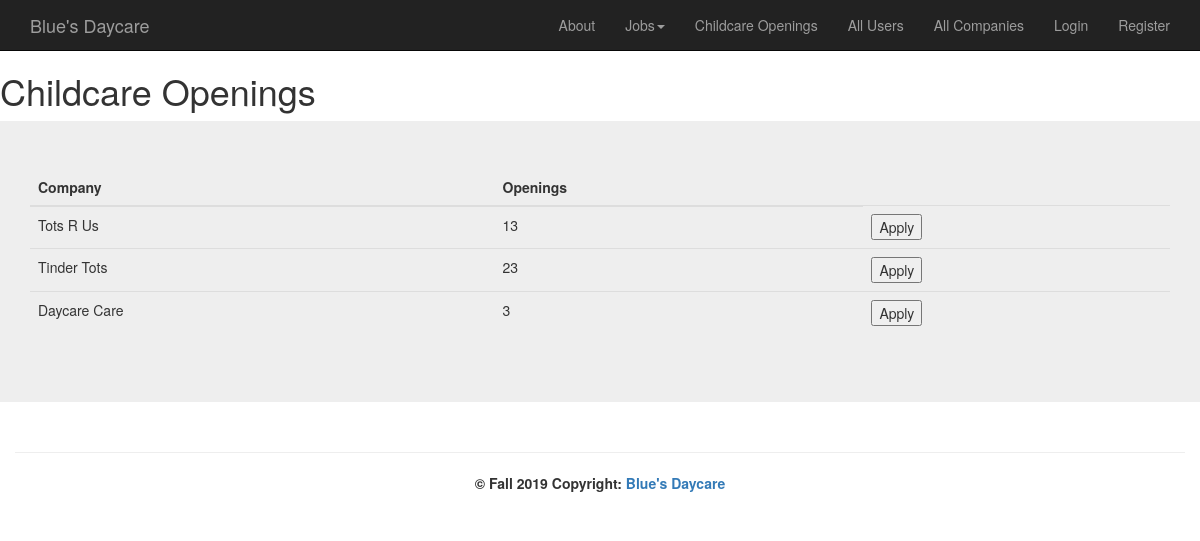
/index.php?action=viewChildcareOpenings, run on the app's committed database.
### tables this page shows
CREATE TABLE `company` (
  `companyID` int(11) NOT NULL,
  `companyName` varchar(100) NOT NULL,
  `employeeCount` int(11) NOT NULL DEFAULT '1',
  `childCapacity` int(11) NOT NULL DEFAULT '0',
  `childrenEnrolled` int(11) NOT NULL DEFAULT '0',
  `overallRating` float DEFAULT '0',
  `ownerID` int(11) NOT NULL,
  `companyImage` varchar(50) DEFAULT 'images/default-company.jpg'
);

### models/opening_db.php (called while the page is built, shortened)
<?php
class opening_db {
    public static function select_all() {
        $db = Database::getDB();
        $queryUsers = 'SELECT * FROM company
                       WHERE  childCapacity - childrenEnrolled > 0'
                ;
        $statement = $db->prepare($queryUsers);
        $statement->execute();
        $rows = $statement->fetchAll();
        return $rows;
    }
}

### views/childcareOpenings.php (the view, shortened to what this page needs)
<!DOCTYPE html>
<html>
    <head>
        <?php include ('css/css.php'); ?>
    </head>
    <body>
        <?php include ('nav.php'); ?>
        <main>
            <h1>Childcare Openings</h1>
        <div class="jumbotron" >
            <div class="container">
<table class="table table-dark">
  <thead>
    <tr>
      <th scope="col">Company</th>
      <th scope="col">Openings</th>
    </tr>
  </thead>
  <tbody>
      <?php foreach ($openings as $o) : ?>
    <tr>
      <td><?php echo $o['companyName'] ; ?></td>
      <td><?php echo $o['childCapacity'] - $o['childrenEnrolled'] ?></td>
      <td><form action="index.php" method="post">
                  <input type="submit" value="Apply">
              </form></td>
    </tr>
    <?php endforeach; ?>
  </tbody>
</table>
            </div>
        </div>
            <?php include ('footer.php'); ?>
    </body>
</html>

### data on the page
company: companyName "Tots R Us", $o['childCapacity'] - $o['childrenEnrolled'] "13"
company: companyName "Tinder Tots", $o['childCapacity'] - $o['childrenEnrolled'] "23"
company: companyName "Daycare Care", $o['childCapacity'] - $o['childrenEnrolled'] "3"
